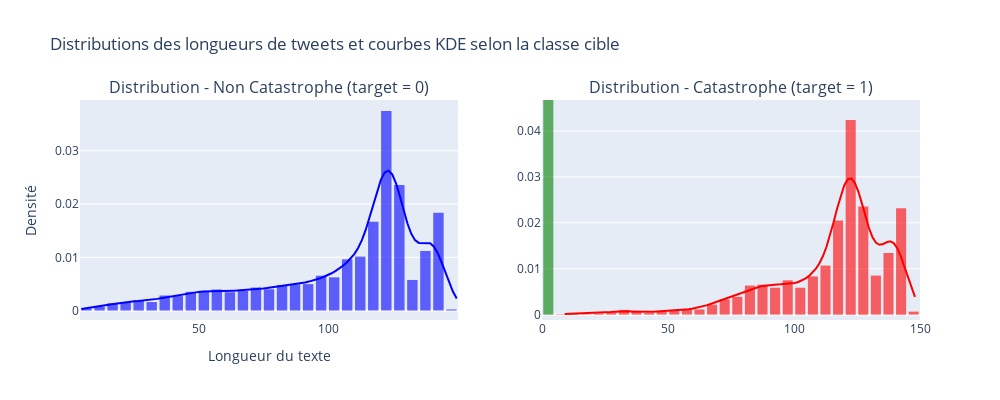

Notebook source saved alongside this figure:
### Code cell
import pandas as pd
import numpy as np
import plotly.graph_objects as go
from plotly.subplots import make_subplots
from scipy.stats import gaussian_kde

# Ajout de la longueur de chaque tweet
df['text_length'] = df['text'].apply(len)

# Filtrage selon la cible
df_0 = df[df['target'] == 0]
df_1 = df[df['target'] == 1]

# Fonction pour calculer la densité KDE
def kde_estimation(data, num_points=100):
    kde = gaussian_kde(data)
    x = np.linspace(min(data), max(data), num_points)
    y = kde(x)
    return x, y

# Création d'une figure à 2 sous-graphes
fig = make_subplots(rows=1, cols=2, subplot_titles=(
    "Distribution - Non Catastrophe (target = 0)",
    "Distribution - Catastrophe (target = 1)"
))

# Histogramme et KDE pour target = 0
fig.add_trace(go.Histogram(
    x=df_0['text_length'],
    name='Target = 0',
    marker_color='blue',
    opacity=0.6,
    nbinsx=50,
    histnorm='probability density',
    showlegend=False
), row=1, col=1)

# Calcul de la courbe KDE pour target = 0
x_0, y_0 = kde_estimation(df_0['text_length'])
fig.add_trace(go.Scatter(
    x=x_0, y=y_0,
    mode='lines', name='KDE Target = 0',
    line=dict(color='blue', width=2),
    showlegend=False
), row=1, col=1)

# Histogramme et KDE pour target = 1
fig.add_trace(go.Histogram(
    x=df_1['text_length'],
    name='Target = 1',
    marker_color='red',
    opacity=0.6,
    nbinsx=50,
    histnorm='probability density',
    showlegend=False
), row=1, col=2)

# Calcul de la courbe KDE pour target = 1
x_1, y_1 = kde_estimation(df_1['text_length'])
fig.add_trace(go.Scatter(
    x=x_1, y=y_1,
    mode='lines', name='KDE Target = 1',
    line=dict(color='red', width=2),
    showlegend=False
), row=1, col=2)

# Log-transformation pour target = 1 (filtrage des valeurs <= 0)
df_1_filtered = df_1[df_1['text_length'] > 0]  # Filtrer les valeurs <= 0
fig.add_trace(go.Histogram(
    x=np.log(df_1_filtered['text_length']),  # Appliquer log seulement après filtrage
    name='Target = 1 (Log)',
    marker_color='green',
    opacity=0.6,
    nbinsx=50,
    histnorm='probability density',
    showlegend=False
), row=1, col=2)

# Mise en forme du layout
fig.update_layout(
    title_text='Distributions des longueurs de tweets et courbes KDE selon la classe cible',
    xaxis_title='Longueur du texte',
    yaxis_title='Densité',
    bargap=0.2,
    width=1000,
    height=400
)

fig.show()

### Figure 1 — Plotly figure (JSON) as saved in the notebook; plotly's stock layout.template omitted (floating-point values rounded to 4 significant figures; data arrays with more than 128 entries replaced by an {"elided": "..."} marker saying what was removed)
{"data": [{"histnorm": "probability density", "marker": {"color": "blue"}, "name": "Target = 0", "nbinsx": 50, "opacity": 0.6, "showlegend": false, "type": "histogram", "x": {"elided": "9256 int values"}, "xaxis": "x", "yaxis": "y"}, {"line": {"color": "blue", "width": 2}, "mode": "lines", "name": "KDE Target = 0", "showlegend": false, "type": "scatter", "x": [5, 6.455, 7.909, 9.364, 10.82, 12.27, 13.73, 15.18, 16.64, 18.09, 19.55, 21, 22.45, 23.91, 25.36, 26.82, 28.27, 29.73, 31.18, 32.64, 34.09, 35.55, 37, 38.45, 39.91, 41.36, 42.82, 44.27, 45.73, 47.18, 48.64, 50.09, 51.55, 53, 54.45, 55.91, 57.36, 58.82, 60.27, 61.73, 63.18, 64.64, 66.09, 67.55, 69, 70.45, 71.91, 73.36, 74.82, 76.27, 77.73, 79.18, 80.64, 82.09, 83.55, 85, 86.45, 87.91, 89.36, 90.82, 92.27, 93.73, 95.18, 96.64, 98.09, 99.55, 101, 102.5, 103.9, 105.4, 106.8, 108.3, 109.7, 111.2, 112.6, 114.1, 115.5, 117, 118.5, 119.9, 121.4, 122.8, 124.3, 125.7, 127.2, 128.6, 130.1, 131.5, 133, 134.5, 135.9, 137.4, 138.8, 140.3, 141.7, 143.2, 144.6, 146.1, 147.5, 149], "xaxis": "x", "y": [0.0002945, 0.0003887, 0.0004923, 0.0006024, 0.0007165, 0.0008331, 0.0009509, 0.001069, 0.001185, 0.001298, 0.001405, 0.001505, 0.001594, 0.001672, 0.001739, 0.001797, 0.001853, 0.001916, 0.001992, 0.002085, 0.002194, 0.002317, 0.002446, 0.002579, 0.002713, 0.002848, 0.002984, 0.003116, 0.00324, 0.003349, 0.003439, 0.003509, 0.00356, 0.003599, 0.003628, 0.003653, 0.003672, 0.003687, 0.003698, 0.00371, 0.003725, 0.00375, 0.003786, 0.003833, 0.003888, 0.003948, 0.00401, 0.004075, 0.004145, 0.004225, 0.004318, 0.004423, 0.004537, 0.004651, 0.004758, 0.004856, 0.004947, 0.005041, 0.005148, 0.005279, 0.005438, 0.005625, 0.005838, 0.006076, 0.006343, 0.006648, 0.007004, 0.007416, 0.007888, 0.008421, 0.009023, 0.009729, 0.0106, 0.01174, 0.01323, 0.01514, 0.01743, 0.01996, 0.02245, 0.02454, 0.0259, 0.02627, 0.02556, 0.02387, 0.0215, 0.01887, 0.01639, 0.01445, 0.01322, 0.0127, 0.01267, 0.01277, 0.01264, 0.012, 0.01078, 0.009074, 0.007131, 0.005222, 0.003561, 0.002265], "yaxis": "y"}, {"histnorm": "probability density", "marker": {"color": "red"}, "name": "Target = 1", "nbinsx": 50, "opacity": 0.6, "showlegend": false, "type": "histogram", "x": {"elided": "2114 int values"}, "xaxis": "x2", "yaxis": "y2"}, {"line": {"color": "red", "width": 2}, "mode": "lines", "name": "KDE Target = 1", "showlegend": false, "type": "scatter", "x": [9, 10.4, 11.81, 13.21, 14.62, 16.02, 17.42, 18.83, 20.23, 21.64, 23.04, 24.44, 25.85, 27.25, 28.66, 30.06, 31.46, 32.87, 34.27, 35.68, 37.08, 38.48, 39.89, 41.29, 42.7, 44.1, 45.51, 46.91, 48.31, 49.72, 51.12, 52.53, 53.93, 55.33, 56.74, 58.14, 59.55, 60.95, 62.35, 63.76, 65.16, 66.57, 67.97, 69.37, 70.78, 72.18, 73.59, 74.99, 76.39, 77.8, 79.2, 80.61, 82.01, 83.41, 84.82, 86.22, 87.63, 89.03, 90.43, 91.84, 93.24, 94.65, 96.05, 97.45, 98.86, 100.3, 101.7, 103.1, 104.5, 105.9, 107.3, 108.7, 110.1, 111.5, 112.9, 114.3, 115.7, 117.1, 118.5, 119.9, 121.3, 122.7, 124.1, 125.5, 126.9, 128.3, 129.7, 131.2, 132.6, 134.0, 135.4, 136.8, 138.2, 139.6, 141.0, 142.4, 143.8, 145.2, 146.6, 148], "xaxis": "x2", "y": [0.0001689, 0.0001959, 0.0002169, 0.0002311, 0.0002395, 0.0002444, 0.0002494, 0.0002586, 0.0002761, 0.0003058, 0.0003501, 0.0004093, 0.0004805, 0.0005572, 0.0006303, 0.00069, 0.0007283, 0.0007411, 0.0007298, 0.0007007, 0.0006639, 0.0006305, 0.0006097, 0.000607, 0.0006231, 0.000654, 0.0006934, 0.0007346, 0.0007735, 0.0008093, 0.000845, 0.000886, 0.000938, 0.001005, 0.001088, 0.001188, 0.001306, 0.001443, 0.001605, 0.001794, 0.002015, 0.002264, 0.002535, 0.002817, 0.0031, 0.003378, 0.00365, 0.00392, 0.004198, 0.004488, 0.00479, 0.005095, 0.00539, 0.005659, 0.005889, 0.006074, 0.006218, 0.006329, 0.006416, 0.006488, 0.00655, 0.006603, 0.006651, 0.006706, 0.006785, 0.006913, 0.007118, 0.007422, 0.007841, 0.00839, 0.009095, 0.01, 0.01119, 0.01276, 0.01478, 0.01726, 0.02011, 0.0231, 0.0259, 0.02813, 0.02945, 0.02966, 0.02872, 0.0268, 0.02424, 0.02144, 0.01886, 0.01686, 0.01564, 0.01521, 0.01537, 0.01576, 0.01595, 0.01559, 0.01449, 0.01269, 0.01042, 0.00801, 0.005761, 0.003882], "yaxis": "y2"}, {"histnorm": "probability density", "marker": {"color": "green"}, "name": "Target = 1 (Log)", "nbinsx": 50, "opacity": 0.6, "showlegend": false, "type": "histogram", "x": {"elided": "2114 float values"}, "xaxis": "x2", "yaxis": "y2"}], "layout": {"annotations": [{"font": {"size": 16}, "showarrow": false, "text": "Distribution - Non Catastrophe (target = 0)", "x": 0.225, "xanchor": "center", "xref": "paper", "y": 1, "yanchor": "bottom", "yref": "paper"}, {"font": {"size": 16}, "showarrow": false, "text": "Distribution - Catastrophe (target = 1)", "x": 0.775, "xanchor": "center", "xref": "paper", "y": 1, "yanchor": "bottom", "yref": "paper"}], "bargap": 0.2, "height": 400, "title": {"text": "Distributions des longueurs de tweets et courbes KDE selon la classe cible"}, "width": 1000, "xaxis": {"anchor": "y", "autorange": true, "domain": [0, 0.45], "range": [4.5, 149.5], "title": {"text": "Longueur du texte"}, "type": "linear"}, "xaxis2": {"anchor": "y2", "autorange": true, "domain": [0.55, 1], "range": [0, 150], "type": "linear"}, "yaxis": {"anchor": "x", "autorange": true, "domain": [0, 1], "range": [-0.001771, 0.03953], "title": {"text": "Densité"}, "type": "linear"}, "yaxis2": {"anchor": "x2", "autorange": false, "domain": [0, 1], "range": [-0.001164, 0.04674], "type": "linear"}}}
